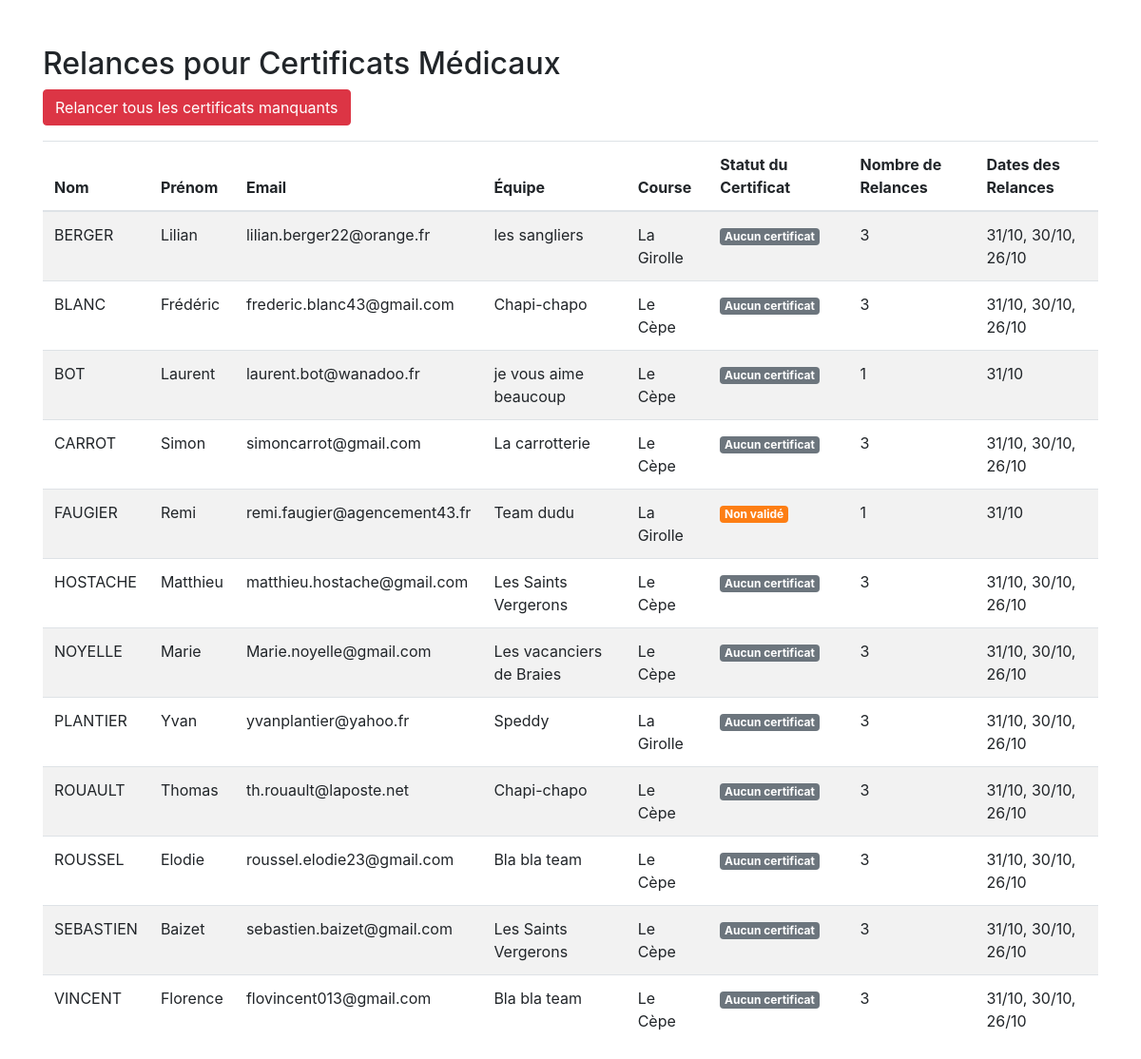
The page /relanceCertif.php on the database its author committed.
### tables this page shows
CREATE TABLE `coureur` (
  `idCoureur` int NOT NULL,
  `idEquipe` int NOT NULL,
  `numCoureur` int DEFAULT NULL,
  `nomCoureur` varchar(200) DEFAULT NULL,
  `prenomCoureur` varchar(200) DEFAULT NULL,
  `sexeCoureur` char(1) DEFAULT NULL,
  `ddnCoureur` date DEFAULT NULL,
  `emailCoureur` varchar(200) DEFAULT NULL,
  `telephoneCoureur` varchar(15) DEFAULT NULL,
  `adresseCoureur` varchar(500) DEFAULT NULL,
  `cpCoureur` varchar(10) DEFAULT NULL,
  `villeCoureur` varchar(50) DEFAULT NULL,
  `certificatCoureur` varchar(500) DEFAULT NULL,
  `clubCoureur` varchar(200) DEFAULT NULL,
  `licenceCoureur` varchar(200) DEFAULT NULL,
  `cadeauCoureur` varchar(10) DEFAULT NULL,
  `tailleTeeshirtCoureur` varchar(10) DEFAULT NULL,
  `repasCoureur` varchar(30) DEFAULT NULL,
  `allergiesCoureur` varchar(500) DEFAULT NULL,
  `urgenceCoureur` varchar(500) DEFAULT NULL,
  `numfideliteCoureur` varchar(100) DEFAULT NULL,
  `refusResultatsCoureur` int DEFAULT '0',
  `locomotionCoureur` varchar(50) DEFAULT NULL,
  `certificatValideCoureur` tinyint DEFAULT '0'
);

CREATE TABLE `equipe` (
  `idEquipe` int NOT NULL,
  `idCourse` int NOT NULL,
  `nomEquipe` varchar(200) DEFAULT NULL,
  `dossardEquipe` varchar(10) DEFAULT NULL,
  `commentaireEquipe` text,
  `dateInscriptionEquipe` datetime DEFAULT NULL,
  `repasSuppEquipeCarne` int DEFAULT '0',
  `repasSuppEquipeVege` int DEFAULT NULL,
  `paiementEquipe` int DEFAULT NULL,
  `helloTransactionEquipe` varchar(200) DEFAULT NULL,
  `helloOrderidEquipe` varchar(200) DEFAULT NULL,
  `codePromoEquipe` varchar(50) DEFAULT NULL,
  `montantInscriptionEquipe` float DEFAULT NULL,
  `reductionEquipe` float DEFAULT NULL,
  `recupDossardEquipe` datetime DEFAULT NULL
);

CREATE TABLE `course` (
  `idCourse` int NOT NULL,
  `libelleCourse` varchar(200) DEFAULT NULL,
  `distanceCourse` float DEFAULT NULL,
  `dplusCourse` int DEFAULT NULL,
  `heureDepartCourse` datetime DEFAULT NULL,
  `heureDepartTheoriqueCourse` datetime DEFAULT NULL,
  `lienParcoursCourse` varchar(500) DEFAULT NULL,
  `descriptionCourse` text,
  `tempsMaxCourse` varchar(100) DEFAULT NULL,
  `nbRavCourse` int DEFAULT NULL,
  `nbMaxCoureursCourse` int DEFAULT NULL,
  `nbEarlyAdoptersCourse` int DEFAULT NULL,
  `reductionEarlyAdoptersCourse` int DEFAULT NULL,
  `montantInscriptionCourse` int DEFAULT NULL,
  `montantRepasCourse` int DEFAULT NULL
);

### api/fonctions.php (called while the page is built, shortened)
<?php
function getCoureursSansCertificat($dbh)
{
    $requete = "
    SELECT
        C.idCoureur, C.nomCoureur, C.prenomCoureur, C.emailCoureur,
        C.certificatCoureur, C.certificatValideCoureur,
        E.nomEquipe,
        CO.libelleCourse,
        COUNT(R.idCoureur) AS nbRelances,
        GROUP_CONCAT(DATE_FORMAT(R.dateRelance, '%d/%m') ORDER BY R.dateRelance DESC SEPARATOR ', ') AS datesRelances
    FROM
        coureur C
    INNER JOIN
        equipe E ON C.idEquipe = E.idEquipe
    INNER JOIN
        course CO ON E.idCourse = CO.idCourse
    LEFT JOIN
        relance_certificat R ON C.idCoureur = R.idCoureur
    WHERE
        (C.certificatCoureur IS NULL OR C.certificatCoureur = '' OR C.certificatValideCoureur = 0)
    GROUP BY
        C.idCoureur
    ORDER BY
        C.nomCoureur ASC";
    $resultats = $dbh->query('SET NAMES UTF8');
    $resultats = $dbh->query($requete);
    $coureurs = $resultats->fetchAll(PDO::FETCH_ASSOC);
    return $coureurs;
}

### relanceCertif.php (the view, shortened to what this page needs)
<?php
include 'api/bdd.php';
include 'api/fonctions.php';
$coureursSansCertificat = getCoureursSansCertificat($dbh);
?>
<!DOCTYPE html>
<html lang="fr">
<head>
    <link rel="stylesheet" href="https://maxcdn.bootstrapcdn.com/bootstrap/4.5.2/css/bootstrap.min.css">
</head>
<body>
<div class="container mt-5">
    <h2>Relances pour Certificats Médicaux</h2>
    <form method="post">
        <button type="submit" name="relancerTous" class="btn btn-danger mb-3">Relancer tous les certificats manquants</button>
    </form>
    <table class="table table-striped">
        <thead>
            <tr>
                <th>Nom</th>
                <th>Prénom</th>
                <th>Email</th>
                <th>Équipe</th>
                <th>Course</th>
                <th>Statut du Certificat</th>
                <th>Nombre de Relances</th>
                <th>Dates des Relances</th>
            </tr>
        </thead>
        <tbody>
            <?php foreach ($coureursSansCertificat as $coureur): ?>
                <tr>
                    <td><?= htmlspecialchars($coureur['nomCoureur']) ?></td>
                    <td><?= htmlspecialchars($coureur['prenomCoureur']) ?></td>
                    <td><?= htmlspecialchars($coureur['emailCoureur']) ?></td>
                    <td><?= htmlspecialchars($coureur['nomEquipe']) ?></td>
                    <td><?= htmlspecialchars($coureur['libelleCourse']) ?></td>
                    <td>
                        <?php if (empty($coureur['certificatCoureur'])): ?>
                            <span class="badge badge-gray">Aucun certificat</span>
                        <?php else: ?>
                            <span class="badge badge-orange">Non validé</span>
                        <?php endif; ?>
                    </td>
                    <td><?= htmlspecialchars($coureur['nbRelances']) ?></td>
                    <td><?= htmlspecialchars($coureur['datesRelances']) ?></td>
                </tr>
            <?php endforeach; ?>
        </tbody>
    </table>
</div>
</body>
</html>

### relanceCertif.php (style rules this page uses)
.badge-gray { background-color: #6c757d; color: white; }
.badge-orange { background-color: #fd7e14; color: white; }

### rows shown on the page
coureur: nomCoureur "BERGER", prenomCoureur "Lilian", emailCoureur "lilian.berger22@orange.fr", idEquipe.nomEquipe "les sangliers", course.libelleCourse "La Girolle", shows "Aucun certificat", nbRelances "3", datesRelances "31/10, 30/10, 26/10"
coureur: nomCoureur "BLANC", prenomCoureur "Frédéric", emailCoureur "frederic.blanc43@gmail.com", idEquipe.nomEquipe "Chapi-chapo", course.libelleCourse "Le Cèpe", shows "Aucun certificat", nbRelances "3", datesRelances "31/10, 30/10, 26/10"
coureur: nomCoureur "BOT", prenomCoureur "Laurent", emailCoureur "laurent.bot@wanadoo.fr", idEquipe.nomEquipe "je vous aime beaucoup", course.libelleCourse "Le Cèpe", shows "Aucun certificat", nbRelances "1", datesRelances "31/10"
coureur: nomCoureur "CARROT", prenomCoureur "Simon", emailCoureur "simoncarrot@gmail.com", idEquipe.nomEquipe "La carrotterie", course.libelleCourse "Le Cèpe", shows "Aucun certificat", nbRelances "3", datesRelances "31/10, 30/10, 26/10"
coureur: nomCoureur "FAUGIER", prenomCoureur "Remi", emailCoureur "remi.faugier@agencement43.fr", idEquipe.nomEquipe "Team dudu", course.libelleCourse "La Girolle", shows "Non validé", nbRelances "1", datesRelances "31/10"
coureur: nomCoureur "HOSTACHE", prenomCoureur "Matthieu", emailCoureur "matthieu.hostache@gmail.com", idEquipe.nomEquipe "Les Saints Vergerons", course.libelleCourse "Le Cèpe", shows "Aucun certificat", nbRelances "3", datesRelances "31/10, 30/10, 26/10"
coureur: nomCoureur "NOYELLE", prenomCoureur "Marie", emailCoureur "Marie.noyelle@gmail.com", idEquipe.nomEquipe "Les vacanciers de Braies", course.libelleCourse "Le Cèpe", shows "Aucun certificat", nbRelances "3", datesRelances "31/10, 30/10, 26/10"
coureur: nomCoureur "PLANTIER", prenomCoureur "Yvan", emailCoureur "yvanplantier@yahoo.fr", idEquipe.nomEquipe "Speddy", course.libelleCourse "La Girolle", shows "Aucun certificat", nbRelances "3", datesRelances "31/10, 30/10, 26/10"
coureur: nomCoureur "ROUAULT", prenomCoureur "Thomas", emailCoureur "th.rouault@laposte.net", idEquipe.nomEquipe "Chapi-chapo", course.libelleCourse "Le Cèpe", shows "Aucun certificat", nbRelances "3", datesRelances "31/10, 30/10, 26/10"
coureur: nomCoureur "ROUSSEL", prenomCoureur "Elodie", emailCoureur "roussel.elodie23@gmail.com", idEquipe.nomEquipe "Bla bla team", course.libelleCourse "Le Cèpe", shows "Aucun certificat", nbRelances "3", datesRelances "31/10, 30/10, 26/10"
coureur: nomCoureur "SEBASTIEN", prenomCoureur "Baizet", emailCoureur "sebastien.baizet@gmail.com", idEquipe.nomEquipe "Les Saints Vergerons", course.libelleCourse "Le Cèpe", shows "Aucun certificat", nbRelances "3", datesRelances "31/10, 30/10, 26/10"
coureur: nomCoureur "VINCENT", prenomCoureur "Florence", emailCoureur "flovincent013@gmail.com", idEquipe.nomEquipe "Bla bla team", course.libelleCourse "Le Cèpe", shows "Aucun certificat", nbRelances "3", datesRelances "31/10, 30/10, 26/10"
